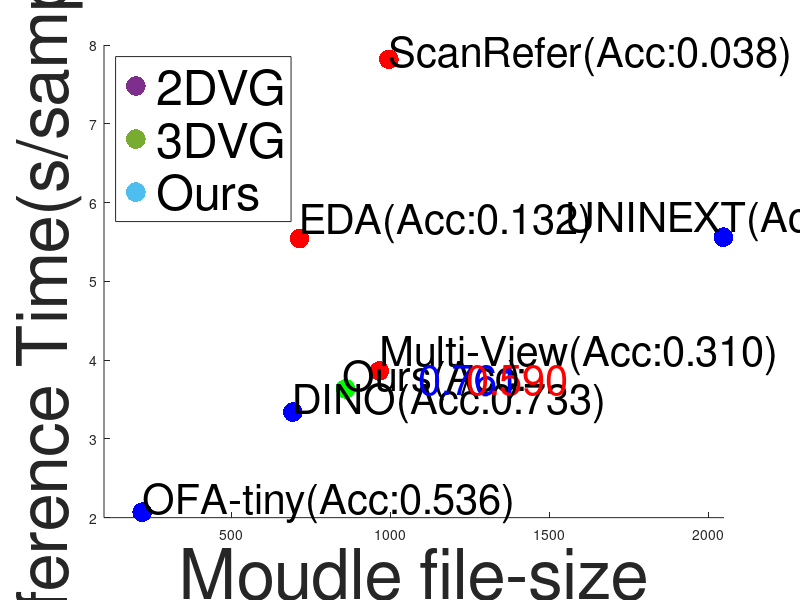

The MATLAB script that drew this image: (Note: this script raises an error after producing the figure.)
figure;
hold on;

% Data
x1 = [220, 694, 2048, 860];
y1 = [2.069,3.34,5.56,3.634];
x2 = [996,715,966,860];
y2 = [7.818,5.543,3.862,3.634];

% Scatter plot and text labels
sz = 200;
scatter(x1(1:end-1), y1(1:end-1), sz, 'b', 'filled');
scatter(x2, y2, sz, 'r', 'filled');
scatter(x1(end), y1(end), sz, 'g', 'filled');

% Text labels
str1 = {'OFA-tiny(Acc:0.536)', 'DINO(Acc:0.733)', ''};
str2 = {'', 'EDA(Acc:0.132)', 'Multi-View(Acc:0.310)', ' '};
text(x1(1:end-1), y1(1:end-1)+0.12, str1, 'FontSize', 30);
text(x2, y2+0.20, str2, 'FontSize', 30);

str3={'UNINEXT(Acc:0.603)'};
text(1550, 5.56+0.20, str3, 'FontSize', 30);

str4={'ScanRefer(Acc:0.038)'};
text(996, 7.818+0.05, str4, 'FontSize', 30);
% Special color for ours
text(x1(end)-10, y1(end)+0.12, 'Ours(Acc:', 'FontSize', 30);
text(x1(end)+230, y1(end)+0.12, '0.761', 'FontSize', 30, 'Color', 'b');
text(x1(end)+360, y1(end)+0.12, '/', 'FontSize', 30);
text(x1(end)+380, y1(end)+0.12, '0.590', 'FontSize', 30, 'Color', 'r');
text(x1(end)+510, y1(end)+0.12, ')', 'FontSize', 30);

% Dummy plots for legend
p1 = scatter(nan, nan, sz, 'b', 'filled');
p2 = scatter(nan, nan, sz, 'r', 'filled');
p3 = scatter(nan, nan, sz, 'g', 'filled');

% Legend
l1 = legend([p1 p2 p3], {'2DVG', '3DVG', 'Ours'}, 'FontSize', 35, 'Location', 'NorthWest');

% Labels
xlabel('Moudle file-size', 'FontSize', 50);
ylabel('Inference Time(s/sample)', 'FontSize', 50);

% Axis limit
xlim([100 2050]);

% Increase size of axis tick labels
ax = gca;
ax.XAxis.FontSize = 25;
ax.YAxis.FontSize = 25;

% Grid
grid on;
box on;

% Legend box
set(l1,'Box','on');
